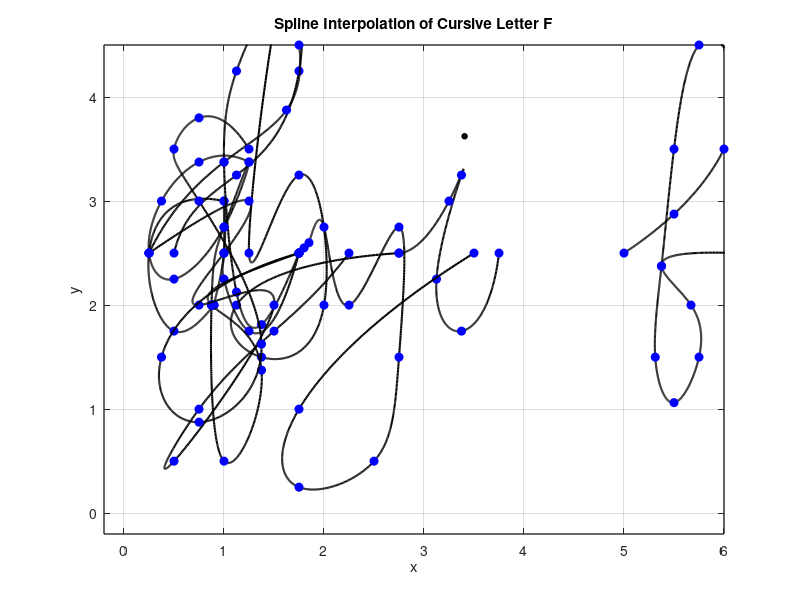

This chart was generated by the following MATLAB code:
%% letter a 

% Define data points for x and y coordinates
x = [1 0.25 0.5 0.9 0.9 1 1 1 1 1.25 1.75];
y = [3 2.5 1.75 2 2 2.5 3 2.5 2.25 1.75 2.5];

n = length(x);
t = 0:n-1; % Parametric coordinate t
tt = 0:0.01:n-1; % More dense coordinate tt for spline interpolation

% Compute spline interpolation
xx = spline(t, x, tt);
yy = spline(t, y, tt);

% Plot settings
figure(1)
plot(xx, yy, 'k', 'LineWidth', 1.5) % plot spline
hold on
plot(x, y, 'bo', 'MarkerFaceColor', 'b') % plot data points
axis([-0.2 6 -0.2 4.5])
grid on
title('Spline Interpolation of Cursive Letter A')
xlabel('x')
ylabel('y')
set(gca, 'FontSize', 10, 'LineWidth', 1)
grid on

%% letter b 

% Define data points for x and y coordinates
x = [0.5 1.125 1.75 1.625 1.25 1.75 2 1.375 1.125 2.75];
y = [2.5 3.25 4.25 5.25 2.5 3.25 2 1.5 2 2.5];

n = length(x);
t = 0:n-1; % Parametric coordinate t
tt = 0:0.01:n-1; % More dense coordinate tt for spline interpolation

% Compute spline interpolation
xx = spline(t, x, tt);
yy = spline(t, y, tt);

% Plot settings
figure(1)
plot(xx, yy, 'k', 'LineWidth', 1.5) % plot spline
hold on
plot(x, y, 'bo', 'MarkerFaceColor', 'b') % plot data points
axis([-0.2 6 -0.2 4.5])
grid on
title('Spline Interpolation of Cursive Letter B')
xlabel('x')
ylabel('y')
set(gca, 'FontSize', 10, 'LineWidth', 1)
grid on

%% Letter i
% Define data points for x and y coordinates
x = [2.75 3.25 3.375 3.125 3.375 3.75];
y = [2.5 3 3.25 2.25 1.75 2.5];
dot_x = 3.375;
dot_y = 3.625; 

n = length(x);
t = 0:n-1; % Parametric coordinate t
tt = 0:0.01:n-1; % More dense coordinate tt for spline interpolation

% Compute spline interpolation
xx = spline(t, x, tt);
yy = spline(t, y, tt);

% Plot settings
figure(1)
plot(xx, yy, 'k', 'LineWidth', 1.5) % plot spline
hold on
plot(x, y, 'bo', 'MarkerFaceColor', 'b') % plot data points
text(dot_x, dot_y, '•', 'Color', 'k', 'FontSize', 13);
axis([-0.2 6 -0.2 4.5])
grid on
title('Spline Interpolation of Cursive Letter I')
xlabel('x')

%% l

% Define data point for x and y coordinates 
x = [0.25, 1.00, 1.625, 1.75, 1.50, 1.125, 1.00, 1.125, 1.375, 1.75];
y = [2.50, 3.375,3.875, 4.5, 4.875, 4.25, 3.375, 2.125, 1.8125, 2.5];

n = length(x);
t = 0:n-1; % Parametric coordinate t
tt = 0:0.01:n-1; % More dense coordinate tt for spline interpolation

% Compute spline interpolation
xx = spline(t, x, tt);
yy = spline(t, y, tt);

% Plot settings
figure(1)
plot(xx, yy, 'k', 'LineWidth', 1.5) % plot spline
hold on
plot(x, y, 'bo', 'MarkerFaceColor', 'b') % plot data points
axis([-0.2 6 -0.2 4.5])
grid on
title('Spline Interpolation of Cursive Letter L')
xlabel('x')
ylabel('y')
set(gca, 'FontSize', 10, 'LineWidth', 1)
grid on

%% q 

% Define data points for x and y coordinates 
x = [1.25, 0.75, 0.375, 0.25, 0.5, 1, 1.25, 1, 0.875, 1, 1.375,...
    0.875, 1.75];
y = [3.375, 3.375, 3, 2.5, 2.25, 2.75, 3.375, 2.75, 2, 0.5, 1.375,...
    2, 2.5];

n = length(x);
t = 0:n-1; % Parametric coordinate t
tt = 0:0.01:n-1; % More dense coordinate tt for spline interpolation

% Compute spline interpolation
xx = spline(t, x, tt);
yy = spline(t, y, tt);

% Plot settings
figure(1)
plot(xx, yy, 'k', 'LineWidth', 1.5) % plot spline
hold on
plot(x, y, 'bo', 'MarkerFaceColor', 'b') % plot data points
axis([-0.2 6 -0.2 4.5])
grid on
title('Spline Interpolation of Cursive Letter Q')
xlabel('x')
ylabel('y')
set(gca, 'FontSize', 10, 'LineWidth', 1)
grid on

%% z

% Define data points for x and y coordinates
x = [0.25 1.25 1 0.75 1.5 0.5 0.75 1.5 2.25];
y = [2.5 3 2.5 2 2 0.5 1 1.75 2.5];

n = length(x);
t = 0:n-1; % Parametric coordinate t
tt = 0:0.01:n-1; % More dense coordinate tt for spline interpolation

% Compute spline interpolation
xx = spline(t, x, tt);
yy = spline(t, y, tt);

% Plot settings
figure(1)
plot(xx, yy, 'k', 'LineWidth', 1.5) % plot spline
hold on
plot(x, y, 'bo', 'MarkerFaceColor', 'b') % plot data points
axis([-0.2 6 -0.2 4.5])
grid on
title('Spline Interpolation of Cursive Letter Z')
xlabel('x')
ylabel('y')
set(gca, 'FontSize', 10, 'LineWidth', 1)
grid on

%% Letter S

x = [1.25 0.75 0.5 0.75 1.375 0.75 0.375 1.75];
y = [3.5 3.8 3.5 3 1.625 0.875 1.5 2.5];

n = length(x);
t = 0:n-1; % Parametric coordinate t
tt = 0:0.01:n-1; % More dense coordinate tt for spline interpolation

% Compute spline interpolation
xx = spline(t, x, tt);
yy = spline(t, y, tt);

% Plot settings
figure(1)
plot(xx, yy, 'k', 'LineWidth', 1.5) % plot spline
hold on
plot(x, y, 'bo', 'MarkerFaceColor', 'b') % plot data points
axis([-0.2 6 -0.2 4.5])
grid on
title('Spline Interpolation of Cursive Letter S')
xlabel('x')
ylabel('y')
set(gca, 'FontSize', 10, 'LineWidth', 1)
grid on

%% Y

x = [0.5 0.55 0.6 0.75 1 1.5 1.5 1.25 0.5 0.5 2.25];
y = [2.5 2.55 2.6 2.75 2 2.75 1.5 0.5 0.25 1 2.5];

x_shift = 1.25;

% Apply the offset to x coordinates (horizontal) 
x = x + x_shift;

n = length(x);
t = 0:n-1; % Parametric coordinate t
tt = 0:0.01:n-1; % More dense coordinate tt for spline interpolation

% Compute spline interpolation
xx = spline(t, x, tt);
yy = spline(t, y, tt);

% Plot settings
figure(1)
plot(xx, yy, 'k', 'LineWidth', 1.5) % plot spline
hold on
plot(x, y, 'bo', 'MarkerFaceColor', 'b') % plot data points
axis([-0.2 6 -0.2 4.5])
grid on
title('Spline Interpolation of Cursive Letter Y')
xlabel('x')
ylabel('y')
set(gca, 'FontSize', 10, 'LineWidth', 1)
grid on

%% LETTER F
% Define data points for x and y coordinates 
x = [0.5 1 1.5 1.625 1.25 1 0.875 0.8125 1 1.25 1.17 0.875 1.625];
y = [2.5 2.875 3.5 4.25 4.5 3.5 2.375 1.5 1.0625 1.5 2 2.375 2.5];

x_shift = 4.5;

% Apply the offset to x coordinates (horizontal) 
x = x + x_shift;

n = length(x);
t = 0:n-1; % Parametric coordinate t
tt = 0:0.01:n-1; % More dense coordinate tt for spline interpolation

% Compute spline interpolation
xx = spline(t, x, tt);
yy = spline(t, y, tt);

% Plot settings
figure(1)
plot(xx, yy, 'k', 'LineWidth', 1.5) % plot spline
hold on
plot(x, y, 'bo', 'MarkerFaceColor', 'b') % plot data points
axis([-0.2 6 -0.2 4.5])
grid on
title('Spline Interpolation of Cursive Letter F')
xlabel('x')
ylabel('y')
set(gca, 'FontSize', 10, 'LineWidth', 1)
grid on

%% Names 
